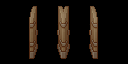

A 2D game scene composited from a Tiled map and its tileset images. What follows is a short description and the map's XML, with every tile layer's data as written:
An orthogonal 4x2 tile map with 32x32 px tiles, 1 tile layer (Tile Layer 1).

<map version="1.9" tiledversion="1.9.0" orientation="orthogonal" renderorder="right-down" width="4" height="2" tilewidth="32" tileheight="32" infinite="0" nextlayerid="2" nextobjectid="1">
 <tileset firstgid="1" source="../ruin/ruin-props.tsx" />
 <layer id="1" name="Tile Layer 1" width="4" height="2">
  <data encoding="csv">
81,82,82,83,
97,98,98,99
</data>
 </layer>
</map>
